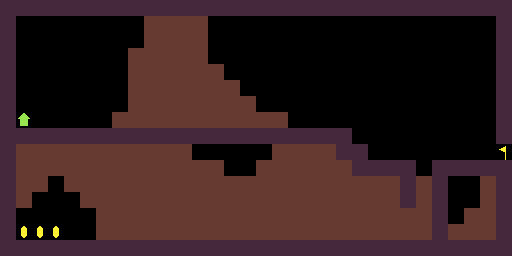

Tiled map render using the project's own tile images. Description and the whole map definition, tile-layer contents included, below:
An orthogonal 32x16 tile map with 16x16 px tiles, 1 tile layer (Tile Layer 1).

<map version="1.5" tiledversion="1.7.2" orientation="orthogonal" renderorder="right-down" width="32" height="16" tilewidth="16" tileheight="16" infinite="0" nextlayerid="2" nextobjectid="1">
 <editorsettings>
  <export target="../../levels/teach_dig.lua" format="lua" />
 </editorsettings>
 <tileset firstgid="1" source="tileset.tsx" />
 <layer id="1" name="Tile Layer 1" width="32" height="16">
  <data encoding="csv">
4,4,4,4,4,4,4,4,4,4,4,4,4,4,4,4,4,4,4,4,4,4,4,4,4,4,4,4,4,4,4,4,
4,1,1,1,1,1,1,1,1,2,2,2,2,1,1,1,1,1,1,1,1,1,1,1,1,1,1,1,1,1,1,4,
4,1,1,1,1,1,1,1,1,2,2,2,2,1,1,1,1,1,1,1,1,1,1,1,1,1,1,1,1,1,1,4,
4,1,1,1,1,1,1,1,2,2,2,2,2,1,1,1,1,1,1,1,1,1,1,1,1,1,1,1,1,1,1,4,
4,1,1,1,1,1,1,1,2,2,2,2,2,2,1,1,1,1,1,1,1,1,1,1,1,1,1,1,1,1,1,4,
4,1,1,1,1,1,1,1,2,2,2,2,2,2,2,1,1,1,1,1,1,1,1,1,1,1,1,1,1,1,1,4,
4,1,1,1,1,1,1,1,2,2,2,2,2,2,2,2,1,1,1,1,1,1,1,1,1,1,1,1,1,1,1,4,
4,7,1,1,1,1,1,2,2,2,2,2,2,2,2,2,2,2,1,1,1,1,1,1,1,1,1,1,1,1,1,4,
4,4,4,4,4,4,4,4,4,4,4,4,4,4,4,4,4,4,4,4,4,4,1,1,1,1,1,1,1,1,1,4,
4,2,2,2,2,2,2,2,2,2,2,2,1,1,1,1,1,2,2,2,2,4,4,1,1,1,1,1,1,1,1,5,
4,2,2,2,2,2,2,2,2,2,2,2,2,2,1,1,2,2,2,2,2,2,4,4,4,4,1,4,4,4,4,4,
4,2,2,1,2,2,2,2,2,2,2,2,2,2,2,2,2,2,2,2,2,2,2,2,2,4,2,4,1,1,2,4,
4,2,1,1,1,2,2,2,2,2,2,2,2,2,2,2,2,2,2,2,2,2,2,2,2,4,2,4,1,1,2,4,
4,1,1,1,1,1,2,2,2,2,2,2,2,2,2,2,2,2,2,2,2,2,2,2,2,2,2,4,1,2,2,4,
4,6,6,6,1,1,2,2,2,2,2,2,2,2,2,2,2,2,2,2,2,2,2,2,2,2,2,4,2,2,2,4,
4,4,4,4,4,4,4,4,4,4,4,4,4,4,4,4,4,4,4,4,4,4,4,4,4,4,4,4,4,4,4,4
</data>
 </layer>
</map>
